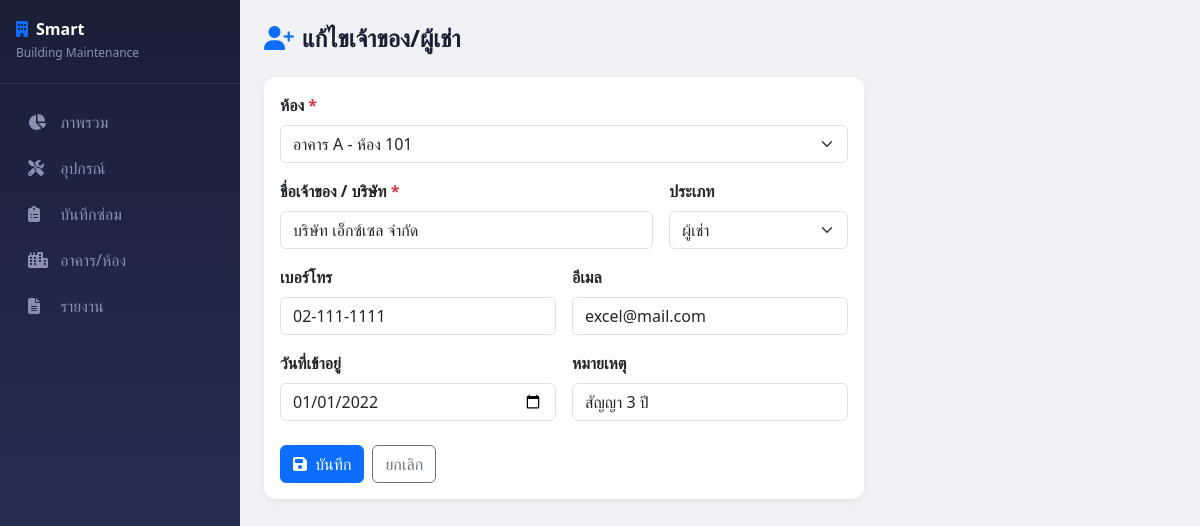
Page /owners/edit/1 on the committed database.
### tables this page shows
CREATE TABLE owners (
            id INTEGER PRIMARY KEY AUTOINCREMENT,
            room_id INTEGER NOT NULL,
            name TEXT NOT NULL,
            phone TEXT,
            email TEXT,
            owner_type TEXT DEFAULT 'เจ้าของ',
            move_in_date DATE,
            note TEXT,
            FOREIGN KEY (room_id) REFERENCES rooms(id)
        );

### app.py (the view, shortened to what this page needs)
@app.route('/owners/edit/<int:id>', methods=['GET','POST'])
def owner_edit(id):
    db = get_db()
    owner = db.execute("SELECT * FROM owners WHERE id=?", (id,)).fetchone()
    rooms = db.execute("""SELECT r.id, r.room_number, b.name as building_name
        FROM rooms r JOIN buildings b ON r.building_id = b.id""").fetchall()
    db.close()
    return render_template('owner_form.html', rooms=rooms, owner=owner)

### app.py (called while the page is built)
@app.before_request
def setup():
    pass

### database.py (called while the page is built)
def get_db():
    conn = sqlite3.connect(DB_PATH)
    conn.row_factory = sqlite3.Row
    return conn

### templates/owner_form.html (shortened to what this page needs)
{% extends "base.html" %}
{% block content %}
<div class="page-header">
    <h4><i class="fas fa-user-plus me-2 text-primary"></i>{{ 'แก้ไข' if owner else 'เพิ่ม' }}เจ้าของ/ผู้เช่า</h4>
</div>
<div class="card" style="max-width:600px">
    <div class="card-body">
        <form method="POST">
            <div class="row g-3">
                <div class="col-12">
                    <label class="form-label fw-semibold">ห้อง <span class="text-danger">*</span></label>
                    <select name="room_id" class="form-select" required>
                        {% for r in rooms %}
                        <option value="{{ r.id }}" {{ 'selected' if owner and owner.room_id == r.id }}>
                            {{ r.building_name }} - ห้อง {{ r.room_number }}
                        </option>
                        {% endfor %}
                    </select>
                </div>
                <div class="col-md-8">
                    <label class="form-label fw-semibold">ชื่อเจ้าของ / บริษัท <span class="text-danger">*</span></label>
                    <input type="text" name="name" class="form-control"
                           value="{{ owner.name if owner else '' }}" required>
                </div>
                <div class="col-md-4">
                    <label class="form-label fw-semibold">ประเภท</label>
                    <select name="owner_type" class="form-select">
                        {% for t in ['เจ้าของ','ผู้เช่า'] %}
                        <option value="{{ t }}" {{ 'selected' if owner and owner.owner_type == t }}>{{ t }}</option>
                        {% endfor %}
                    </select>
                </div>
                <div class="col-md-6">
                    <label class="form-label fw-semibold">เบอร์โทร</label>
                    <input type="text" name="phone" class="form-control"
                           value="{{ owner.phone if owner else '' }}">
                </div>
                <div class="col-md-6">
                    <label class="form-label fw-semibold">อีเมล</label>
                    <input type="email" name="email" class="form-control"
                           value="{{ owner.email if owner else '' }}">
                </div>
                <div class="col-md-6">
                    <label class="form-label fw-semibold">วันที่เข้าอยู่</label>
                    <input type="date" name="move_in_date" class="form-control"
                           value="{{ owner.move_in_date if owner else '' }}">
                </div>
                <div class="col-md-6">
                    <label class="form-label fw-semibold">หมายเหตุ</label>
                    <input type="text" name="note" class="form-control"
                           value="{{ owner.note if owner else '' }}">
                </div>
            </div>
            <div class="mt-4 d-flex gap-2">
                <button type="submit" class="btn btn-primary">
                    <i class="fas fa-save me-1"></i> บันทึก
                </button>
                <a href="{{ url_for('buildings_list') }}" class="btn btn-outline-secondary">ยกเลิก</a>
            </div>
        </form>
    </div>
</div>
{% endblock %}

### templates/base.html (style rules this page uses)
body { background-color: #f0f2f5; font-family: 'Segoe UI', sans-serif; }
.card { border: none; border-radius: 12px; box-shadow: 0 2px 8px rgba(0,0,0,0.06); }
.page-header { margin-bottom: 24px; }
.page-header h4 { font-weight: 700; color: #1a1f36; }

### rows in the picture
owners: name "บริษัท เอ็กซ์เซล จำกัด", phone "02-111-1111", email "excel@mail.com", move_in_date "01/01/2022", note "สัญญา 3 ปี"

### other values in the picture
{{ 'แก้ไข' if owner else 'เพิ่ม' }} "แก้ไข"
form field room_id "อาคาร A - ห้อง 101"
form field owner_type "ผู้เช่า"
